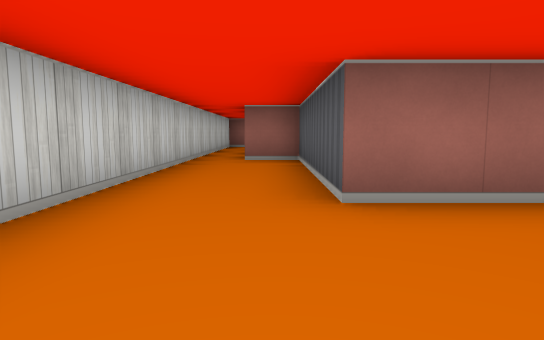
view 1 (above)

17 first-person views from a walk through a cub3D ray-caster map. The camera is about half as high as the walls, tilts 6° down and sees 75° across. The floor is counted in squares. Each view is taken from the middle of a square. On the plan, view 1 faces up. The plan holds only what a view shows up to about 9 squares ahead; the rest is blank.

view 2
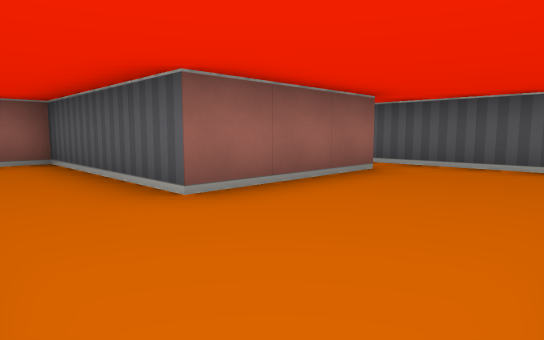

view 3
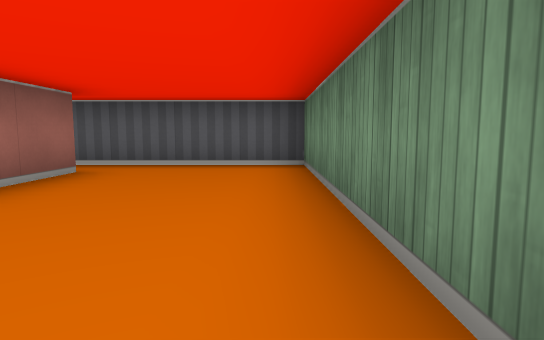

view 4
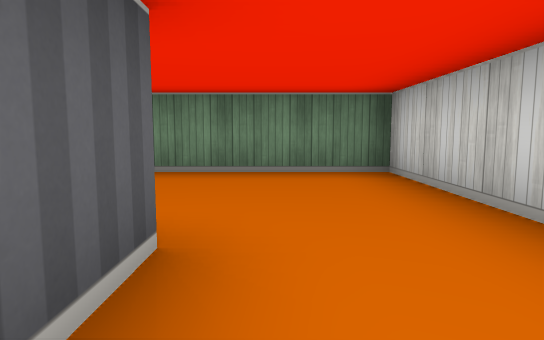

view 5
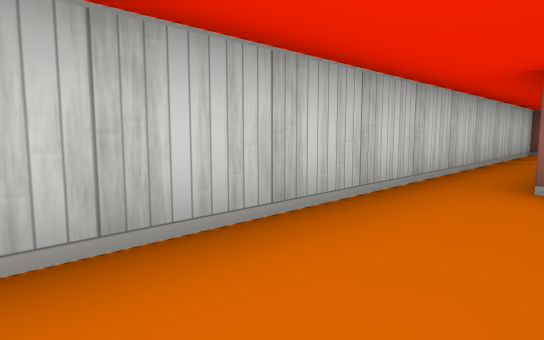

view 6
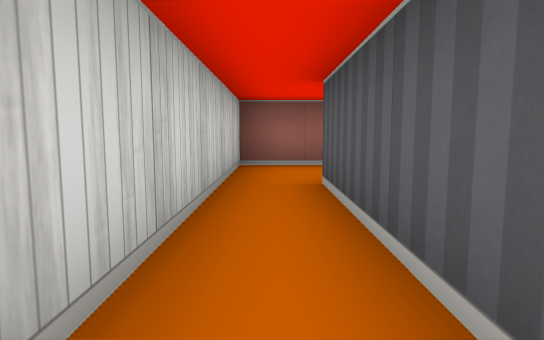

view 7
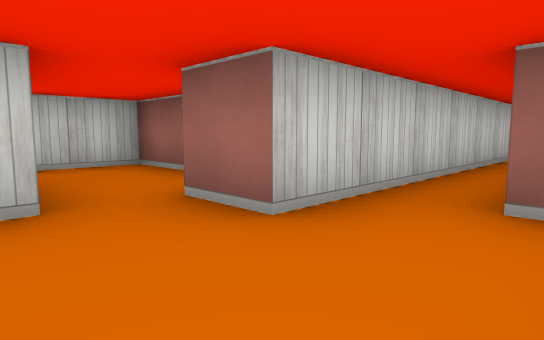

view 8
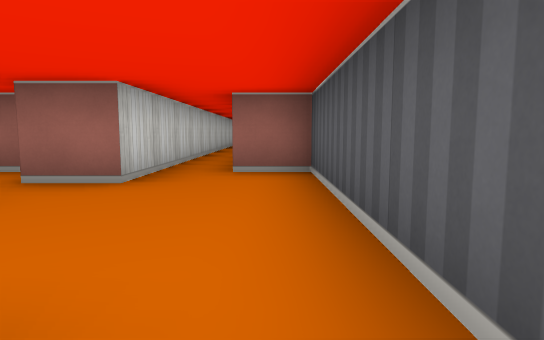

view 9
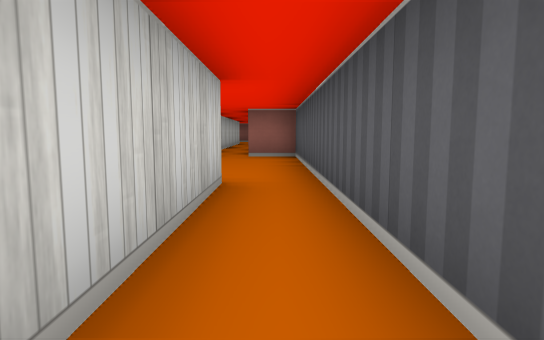

view 10
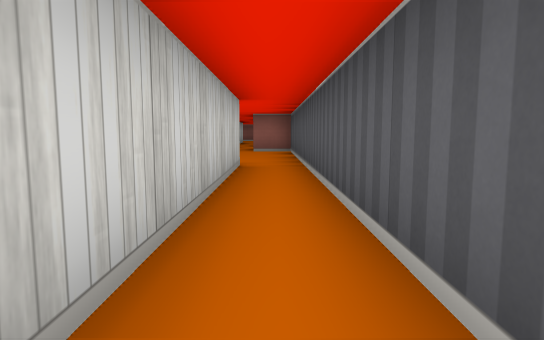

view 11
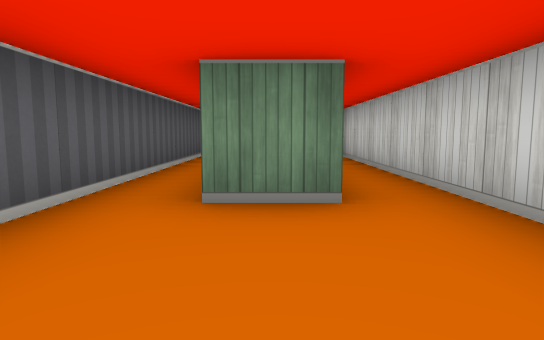

view 12
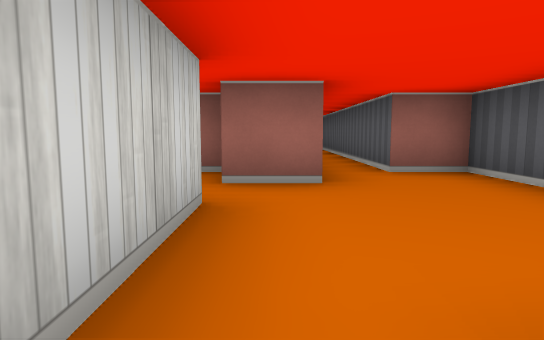

view 13
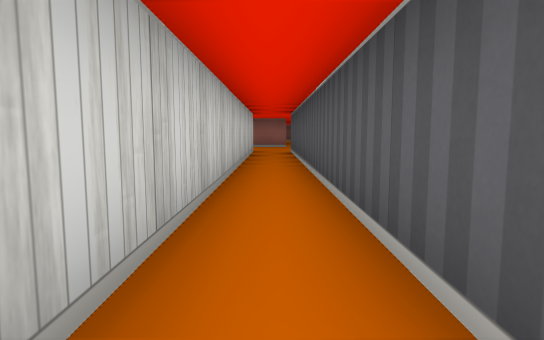

view 14
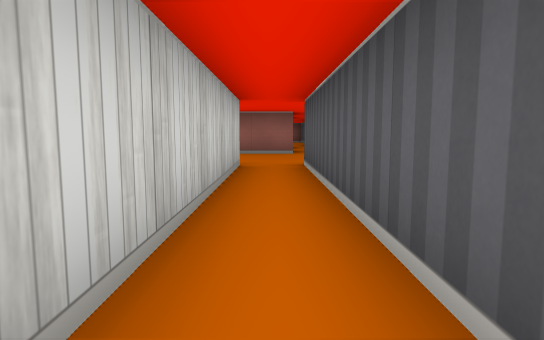

view 15
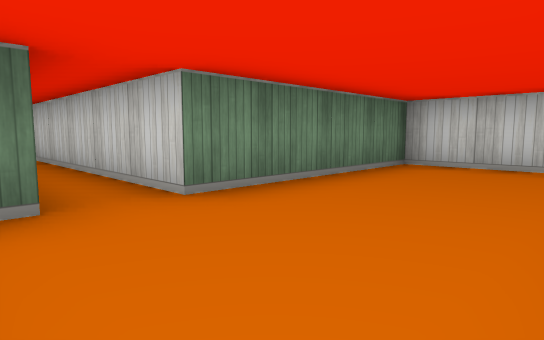

view 16
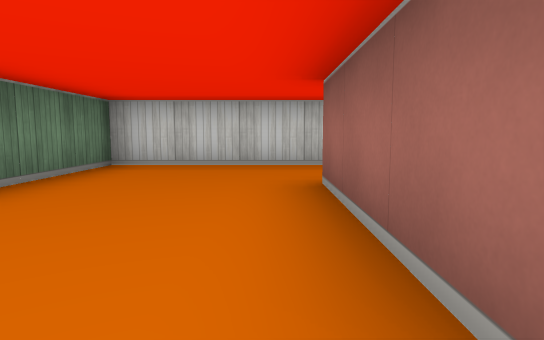

view 17
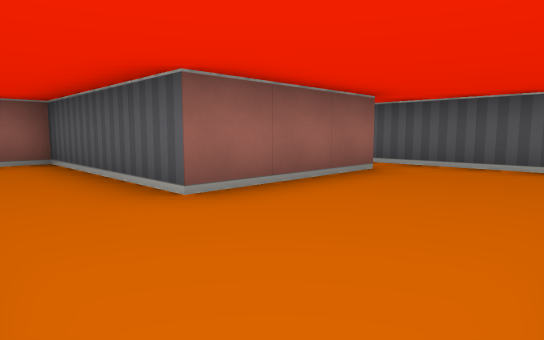

### Floor plan
Points are (right, up) in squares from view 1. A wall is a line through its corners. A room is listed if a view was taken in it or the views show most of it. See-through windows are left out.
Room 1 (views 1, 2, 3, 4, 5)
walls: (3.6, 2.5) (0.5, 2.5) (0.5, 6.5) (-0.5, 6.5); (-1.5, 6.5) (-1.5, -0.5) (4.5, -0.5) (4.5, 2.5)
ways out: opening at (-1, 6) to room 2; opening at (4, 3) to room 3
Room 2 (view 6)
walls: (-0.5, 7.5) (-0.5, 10.5); (1.4, 12.5) (-1.5, 12.5) (-1.5, 6.5)
ways out: opening at (-1, 6) to room 1; opening at (0.5, 11) to room 3
Room 3 (views 7, 8, 9, 10, 11, 12, 13)
walls: (2.4, 8.5) (3.5, 8.5) (3.5, 3.5); (1.5, 10.6) (1.5, 3.5); (2.5, 12.5) (2.5, 11.5) (1.5, 11.5); (4.5, 2.5) (4.5, 12.5) (3.5, 12.5)
ways out: opening at (4, 3) to room 1; opening at (0.5, 11) to room 2; opening at (3, 13) to room 4
Room 4 (views 14, 15, 16, 17)
walls: (4.5, 22.6) (4.5, 25.1); (3.6, 24.5) (0.5, 24.5) (0.5, 28.5) (-0.2, 28.5); (-1.5, 24.9) (-1.5, 21.5) (2.5, 21.5) (2.5, 12.5); (3.5, 12.5) (3.5, 21.5)
ways out: opening at (3, 13) to room 3; opening at (4, 25)

Positions as (right, up) in squares from view 1, and headings:
1: (0, 0), facing up
2: (-1, 0), facing up-right
3: (-1, 0), facing right
4: (0, 4), facing down
5: (0, 3), facing up-left
6: (-1, 7), facing up
7: (4, 10), facing up-left
8: (4, 8), facing up
9: (4, 5), facing up
10: (4, 3), facing up
11: (3, 11), facing down
12: (2, 8), facing up
13: (3, 12), facing up
14: (3, 16), facing up
15: (4, 24), facing down-left
16: (4, 24), facing left
17: (-1, 22), facing up-right
